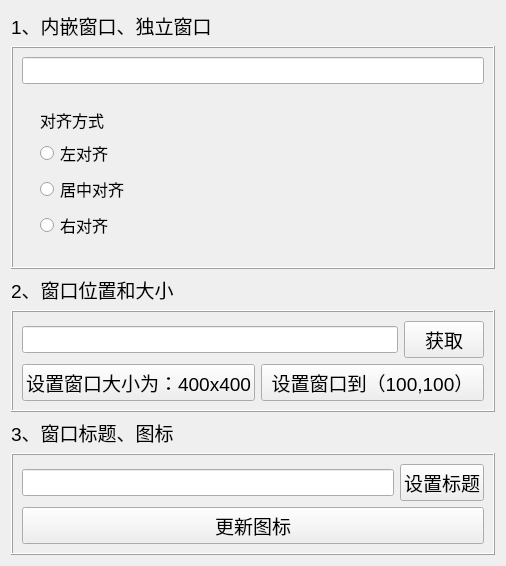
<?xml version="1.0" encoding="UTF-8"?>
<ui version="4.0">
 <class>MyWidget</class>
 <widget class="QWidget" name="MyWidget">
  <property name="geometry">
   <rect>
    <x>0</x>
    <y>0</y>
    <width>506</width>
    <height>558</height>
   </rect>
  </property>
  <property name="font">
   <font>
    <pointsize>12</pointsize>
   </font>
  </property>
  <property name="windowTitle">
   <string>MyWidget</string>
  </property>
  <layout class="QVBoxLayout" name="verticalLayout_8">
   <item>
    <layout class="QVBoxLayout" name="verticalLayout_3">
     <item>
      <widget class="QLabel" name="label">
       <property name="font">
        <font>
         <pointsize>14</pointsize>
        </font>
       </property>
       <property name="text">
        <string>1、内嵌窗口、独立窗口</string>
       </property>
      </widget>
     </item>
     <item>
      <widget class="QFrame" name="frame">
       <property name="frameShape">
        <enum>QFrame::Shape::Box</enum>
       </property>
       <property name="frameShadow">
        <enum>QFrame::Shadow::Raised</enum>
       </property>
       <layout class="QVBoxLayout" name="verticalLayout_2">
        <item>
         <widget class="QLineEdit" name="lineEditTime"/>
        </item>
        <item>
         <widget class="QWidget" name="widgetSet" native="true">
          <layout class="QHBoxLayout" name="horizontalLayout">
           <item>
            <widget class="QWidget" name="widgetAlignment" native="true">
             <layout class="QVBoxLayout" name="verticalLayout">
              <item>
               <widget class="QLabel" name="labelAlignment">
                <property name="text">
                 <string>对齐方式</string>
                </property>
               </widget>
              </item>
              <item>
               <widget class="QRadioButton" name="radioAlignLeft">
                <property name="text">
                 <string>左对齐</string>
                </property>
               </widget>
              </item>
              <item>
               <widget class="QRadioButton" name="radioAlignCenter">
                <property name="text">
                 <string>居中对齐</string>
                </property>
               </widget>
              </item>
              <item>
               <widget class="QRadioButton" name="radioAlignRight">
                <property name="text">
                 <string>右对齐</string>
                </property>
               </widget>
              </item>
             </layout>
            </widget>
           </item>
          </layout>
         </widget>
        </item>
       </layout>
      </widget>
     </item>
    </layout>
   </item>
   <item>
    <layout class="QVBoxLayout" name="verticalLayout_5">
     <item>
      <widget class="QLabel" name="label_2">
       <property name="font">
        <font>
         <pointsize>14</pointsize>
        </font>
       </property>
       <property name="text">
        <string>2、窗口位置和大小</string>
       </property>
      </widget>
     </item>
     <item>
      <widget class="QFrame" name="frame_2">
       <property name="frameShape">
        <enum>QFrame::Shape::Box</enum>
       </property>
       <property name="frameShadow">
        <enum>QFrame::Shadow::Raised</enum>
       </property>
       <layout class="QVBoxLayout" name="verticalLayout_4">
        <item>
         <layout class="QHBoxLayout" name="horizontalLayout_3">
          <item>
           <widget class="QLineEdit" name="lineEditWindowsGeometry"/>
          </item>
          <item>
           <widget class="QPushButton" name="btnGetWindowsGeometry">
            <property name="font">
             <font>
              <pointsize>14</pointsize>
             </font>
            </property>
            <property name="text">
             <string>获取</string>
            </property>
           </widget>
          </item>
         </layout>
        </item>
        <item>
         <layout class="QHBoxLayout" name="horizontalLayout_2">
          <item>
           <widget class="QPushButton" name="btnResize">
            <property name="font">
             <font>
              <pointsize>14</pointsize>
             </font>
            </property>
            <property name="text">
             <string>设置窗口大小为：400x400</string>
            </property>
           </widget>
          </item>
          <item>
           <widget class="QPushButton" name="pushButton_3">
            <property name="font">
             <font>
              <pointsize>14</pointsize>
             </font>
            </property>
            <property name="text">
             <string>设置窗口到（100,100）</string>
            </property>
           </widget>
          </item>
         </layout>
        </item>
       </layout>
      </widget>
     </item>
    </layout>
   </item>
   <item>
    <layout class="QVBoxLayout" name="verticalLayout_7">
     <item>
      <widget class="QLabel" name="label_3">
       <property name="font">
        <font>
         <pointsize>14</pointsize>
        </font>
       </property>
       <property name="text">
        <string>3、窗口标题、图标</string>
       </property>
      </widget>
     </item>
     <item>
      <widget class="QFrame" name="frame_3">
       <property name="frameShape">
        <enum>QFrame::Shape::Box</enum>
       </property>
       <property name="frameShadow">
        <enum>QFrame::Shadow::Raised</enum>
       </property>
       <layout class="QVBoxLayout" name="verticalLayout_6">
        <item>
         <layout class="QHBoxLayout" name="horizontalLayout_4">
          <item>
           <widget class="QLineEdit" name="lineEditWindowTitle"/>
          </item>
          <item>
           <widget class="QPushButton" name="btnSetWindowTitle">
            <property name="font">
             <font>
              <pointsize>14</pointsize>
             </font>
            </property>
            <property name="text">
             <string>设置标题</string>
            </property>
           </widget>
          </item>
         </layout>
        </item>
        <item>
         <widget class="QPushButton" name="btnUpdateWindowIcon">
          <property name="font">
           <font>
            <pointsize>14</pointsize>
           </font>
          </property>
          <property name="text">
           <string>更新图标</string>
          </property>
         </widget>
        </item>
       </layout>
      </widget>
     </item>
    </layout>
   </item>
   <item>
    <spacer name="verticalSpacer">
     <property name="orientation">
      <enum>Qt::Orientation::Vertical</enum>
     </property>
     <property name="sizeHint" stdset="0">
      <size>
       <width>20</width>
       <height>40</height>
      </size>
     </property>
    </spacer>
   </item>
  </layout>
 </widget>
 <resources/>
 <connections/>
</ui>
